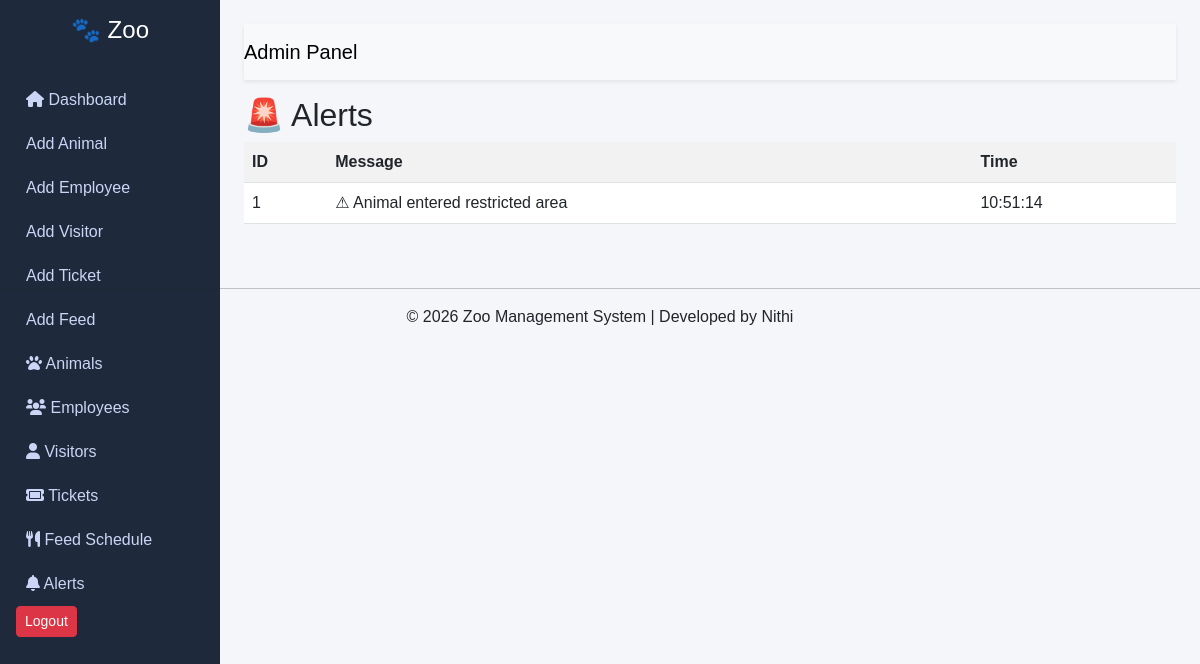
Screenshot of /alerts with the database file from the repository.
### tables this page shows
CREATE TABLE alerts (
            id INTEGER PRIMARY KEY AUTOINCREMENT,
            message TEXT,
            time TEXT
        );

### app.py (the view)
@app.route('/alerts')
def alerts():
    data = zoo_db.get_alerts()
    print("📊 Alerts in DB:", data)
    return render_template('alerts.html', alerts=data)

### zoo_database.py (called while the page is built)
    def get_alerts(self):
        self.cursor.execute("SELECT * FROM alerts ORDER BY id DESC")
        return self.cursor.fetchall()

### templates/alerts.html
{% extends "base.html" %}
{% block content %}
<h2>🚨 Alerts</h2>
<table class="table table-striped">
<tr>
<th>ID</th>
<th>Message</th>
<th>Time</th>
</tr>
{% for a in alerts %}
<tr>
<td>{{ a[0] }}</td>
<td>{{ a[1] }}</td>
<td>{{ a[2] }}</td>
</tr>
{% endfor %}
</table>
{% endblock %}

### static/style.css (style rules this page uses)
body { margin: 0; font-family: Arial, sans-serif; background-color: #f5f6fa; }

### rows the page displays
alerts: id "1", message "⚠ Animal entered restricted area", time "10:51:14"
